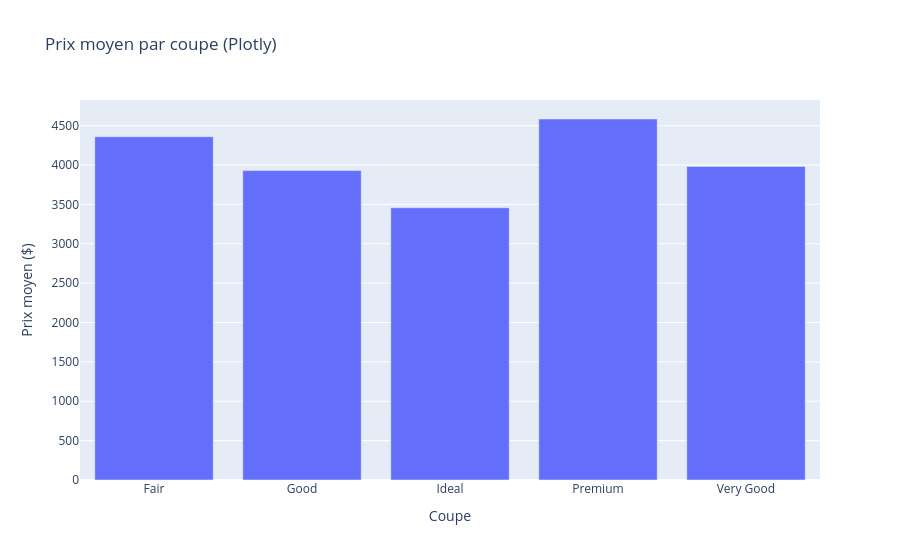

The notebook cell this image was saved under:
### Code cell
avg_cut = df.groupby('cut')['price'].mean().reset_index()
avg_cut.columns = ['cut', 'avg_price']

fig3 = px.bar(avg_cut, x='cut', y='avg_price',
              title="Prix moyen par coupe (Plotly)",
              labels={'cut': 'Coupe', 'avg_price': 'Prix moyen ($)'})
fig3.show()

### Figure 1 — Plotly figure (JSON) as saved in the notebook; plotly's stock layout.template omitted (floating-point values rounded to 4 significant figures)
{"data": [{"hovertemplate": "Coupe=%{x}<br>Prix moyen ($)=%{y}<extra></extra>", "legendgroup": "", "marker": {"color": "#636efa", "pattern": {"shape": ""}}, "name": "", "orientation": "v", "showlegend": false, "textposition": "auto", "type": "bar", "x": ["Fair", "Good", "Ideal", "Premium", "Very Good"], "xaxis": "x", "y": [4359.0, 3929.0, 3458.0, 4584.0, 3982.0], "yaxis": "y"}], "layout": {"barmode": "relative", "legend": {"tracegroupgap": 0}, "title": {"text": "Prix moyen par coupe (Plotly)"}, "xaxis": {"anchor": "y", "domain": [0, 1], "title": {"text": "Coupe"}}, "yaxis": {"anchor": "x", "domain": [0, 1], "title": {"text": "Prix moyen ($)"}}}}
